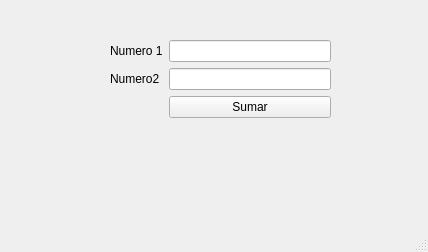
<?xml version="1.0" encoding="UTF-8"?>
<ui version="4.0">
 <class>MainWindow</class>
 <widget class="QMainWindow" name="MainWindow">
  <property name="geometry">
   <rect>
    <x>0</x>
    <y>0</y>
    <width>428</width>
    <height>252</height>
   </rect>
  </property>
  <property name="windowTitle">
   <string>MainWindow</string>
  </property>
  <widget class="QWidget" name="centralwidget">
   <widget class="QWidget" name="formLayoutWidget">
    <property name="geometry">
     <rect>
      <x>110</x>
      <y>40</y>
      <width>221</width>
      <height>151</height>
     </rect>
    </property>
    <layout class="QFormLayout" name="formLayout">
     <item row="0" column="0">
      <widget class="QLabel" name="lblnum1">
       <property name="text">
        <string>Numero 1</string>
       </property>
      </widget>
     </item>
     <item row="0" column="1">
      <widget class="QLineEdit" name="editnum1"/>
     </item>
     <item row="1" column="0">
      <widget class="QLabel" name="lblnum2">
       <property name="text">
        <string>Numero2</string>
       </property>
      </widget>
     </item>
     <item row="1" column="1">
      <widget class="QLineEdit" name="editnum2"/>
     </item>
     <item row="2" column="1">
      <widget class="QPushButton" name="pushButton">
       <property name="text">
        <string>Sumar</string>
       </property>
      </widget>
     </item>
    </layout>
   </widget>
  </widget>
  <widget class="QMenuBar" name="menubar">
   <property name="geometry">
    <rect>
     <x>0</x>
     <y>0</y>
     <width>428</width>
     <height>21</height>
    </rect>
   </property>
  </widget>
  <widget class="QStatusBar" name="statusbar"/>
 </widget>
 <resources/>
 <connections/>
</ui>
